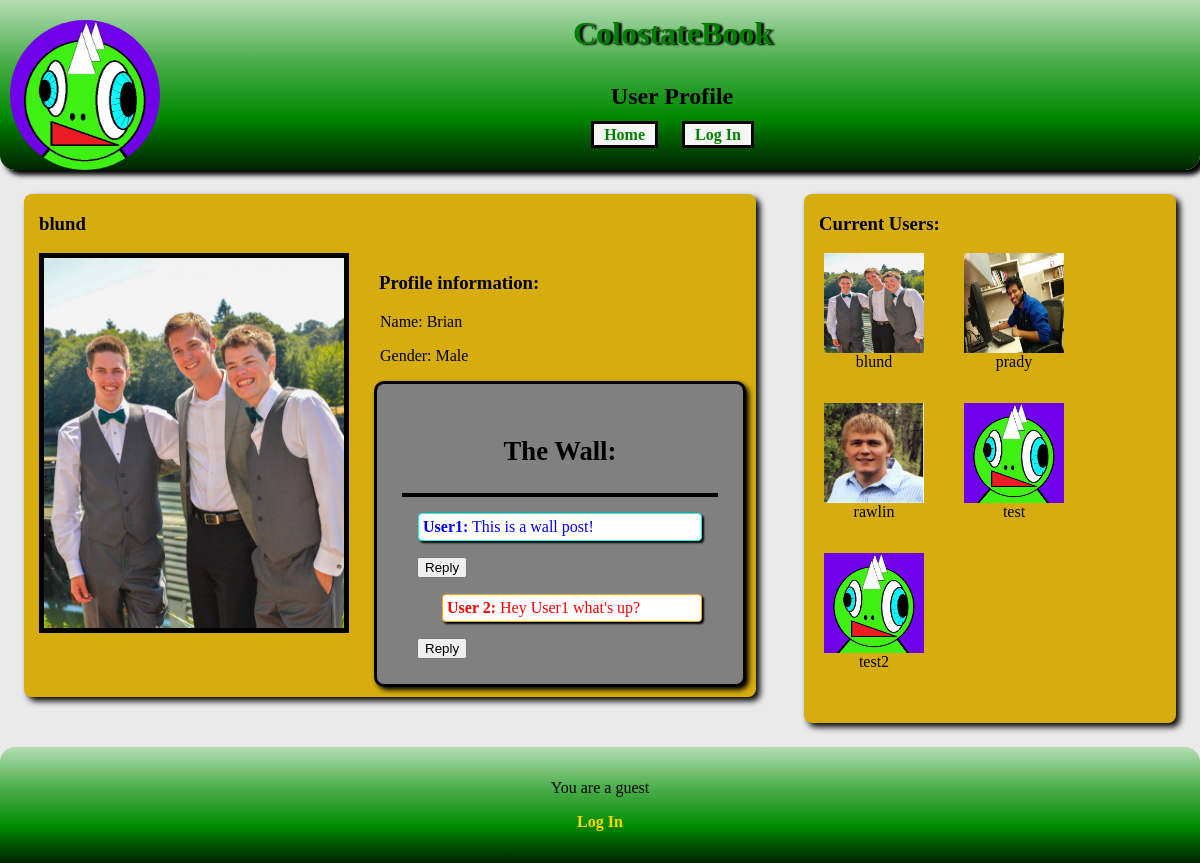
Page /profile.php?uname=blund on the earlier database version.
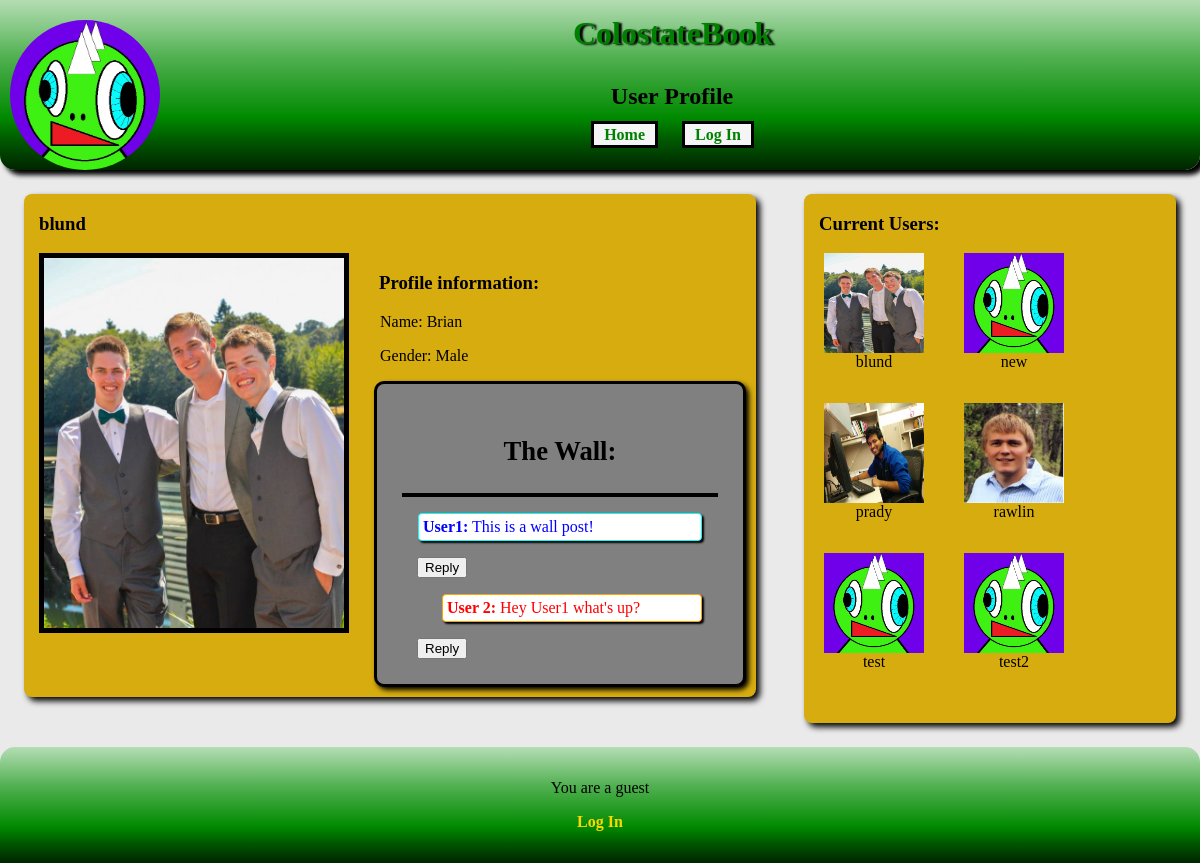
Same page on the later database version.
### tables this page shows
CREATE TABLE users (username varchar(255) unique primary key, password varchar(255), name varchar(255), gender varchar(6), phone varchar(20), email varchar(255), admin boolean, pictureLocation varchar(255) , bio varchar(255));

### helpers.php (called while the page is built, shortened)
<?php
function makeNewUser($uname, $pass, $name, $sex, $number, $mail, $privileges, $picture, $friends, $pending, $bio) {
	$u = new User();
	$u->username = $uname;
	$u->passwd  = $pass;
	$u->name  = $name;
	$u->gender = $sex;
	$u->phone  = $number;
	$u->email  = $mail;
	$u->admin  = $privileges;
	$u->pic = $picture;
	$u->friends = $friends;
	$u->pending = $pending;
	$u->bio = $bio;
	return $u;
}
function readUsers() {
	$q = new Querries();
	$db = $q->getDB();
	$array = $db->query($q->GET_ALL_USER_NAMES);
	$retVal=array();
  	while($res = $array->fetchArray())
	{
		$user = getUser($res["username"]);
        	array_push($retVal, $user);
        }
	return $retVal;
}
function getUser($uname) {
	$q = new Querries();
	$db = $q->getDB();
	$array = $db->query(sprintf($q->GET_USER, $uname));
	$res = $array->fetchArray();
  	$user = makeNewUser($res["username"],$res["password"],$res["name"],$res["gender"],$res["phone"],$res["email"],$res["admin"],$res["pictureLocation"], array(), array(), $res["bio"]);
	$user->friends = getFriends($uname);
	$user->pending = getRequests($uname);
	return $user;
}
function getUserSummary($username) {
	return getUser($username)->bio;
}
function getFriends($uname){
	if($uname == 'guest') return array();
	$q = new Querries();
	$db = $q->getDB();
	$array = $db->query(sprintf($q->GET_USER_FRIENDS, $uname));
	$friends=array();
	while($res = $array->fetchArray())
	{
		$user = $res["friend"];
		array_push($friends,$user);
	}
	return $friends;
}
function getRequestUsers($uname){
	$q = new Querries();
	$db = $q->getDB();
	$array = $db->query(sprintf($q->GET_PENDING_REQUESTS, $uname));
	$requests=array();
	return $requests;
}
function getRequests($uname)
{
	$requests = array();
	foreach(getRequestUsers($uname) as $usr){
		$requests[$usr->username]=$usr->username;
	}
	return $requests;
}
function isPendingUser($username) {
	$q= new Querries();
	$db = $q->getDB();
	$res = $db->query(sprintf($q->IS_PENDING_USER, $username));
	if(!($res instanceof Sqlite3Result))
	{
		return false;
	}
	else {
		$array = $res->fetchArray();
		if ($array) {
			return true;
		}
		else {
			return false;
		}
	}
}
?>

### profile.php (the view, shortened to what this page needs)
<?php
include 'header.php';
include 'nav.php';
$uname = "";
if (isset($_GET['uname'])) {
	$uname = $_GET['uname'];
}
$user = getUser($uname);
$userSummary = getUserSummary($uname);
?>
<?php if (!is_null($user)) {?>
<div class="wrapper">
	<div class="left">
<?php
echo "<h3>$uname</h3>";
 ?>
<img class="prof_pic" src="<?php echo $user->pic; ?>" alt="Photo of <?php echo $user->name?>" />
<div id="profile_info">
	<h3>Profile information:</h3>
	<p>Name: <?php echo ' ' . $user->name ?></p>
	<p>Gender: <?php echo ' ' . $user->gender ?></p>
<div id="wall">
	<h3>The Wall:</h3>
	<div class="wallPost">
		<p id="comment"><b>User1:</b> This is a wall post!</p>
			<form method="post" action="<?php echo htmlspecialchars($_SERVER['PHP_SELF']) . "?uname=$uname"; ?>">
				<input type="submit" value="Reply" />
			</form>
		<p id="reply"><b>User 2:</b> Hey User1 what's up?</p>
			<form method="post" action="<?php echo htmlspecialchars($_SERVER['PHP_SELF']) . "?uname=$uname"; ?>">
				<input type="submit" value="Reply" />
			</form>
	</div>
</div>
</div>
</div>
<?php include 'userList.php'; ?>
</div>
<?php } else {
	?>
	<p>ERROR: No user profile was specified.</p>
<?php } ?>
<?php include 'footer.php'; ?>

### userList.php (shortened to what this page needs)
<div class="users">
	<div id="friends">
	<h3>Current Users:</h3>
	<?php
	$users = readUsers();
	foreach($users as $u){
		if (!isPendingUser($u->username)) {
		$uname = $u->username;
		$picture = $u->pic;
		if(!in_array($u->username, getFriends($_SESSION['username']))){?>
		<div class="user">
			<?php echo '<a href="profile.php?uname='.$uname.'"><img class="thumbnails" src="'.$picture.'" alt="user1" /></a>'; ?>
			<?php echo $uname ?>
		</div>
	<?php
	}
	}
	}
	?>
	</div>
</div>

Differences in the rows shown:
added users: pictureLocation (placeholder picture), uname "new"
